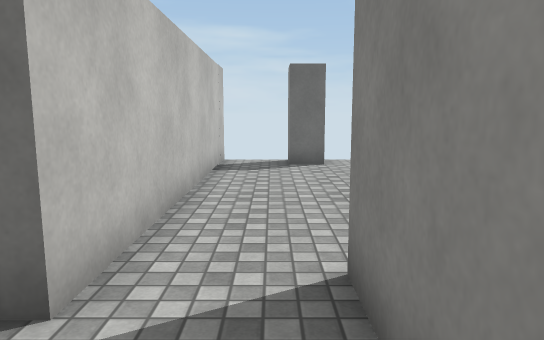
view 1 (above)

20 first-person views from a walk through a Unity game level. The camera is 1.4 m above the floor, tilts 8° down and sees 70° across. The floor is counted in squares, 1 m on a side. Each view is taken from the middle of a square. On the plan, view 1 faces up. The plan holds only what a view shows up to about 16 squares ahead; the rest is blank. The place goes on beyond the plan. The player character is not drawn. Surface patterns are stand-ins for the level's own textures.

view 2
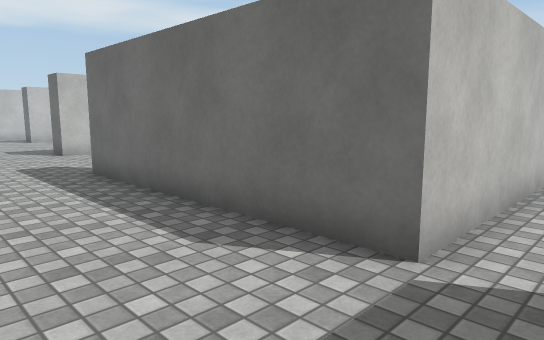

view 3
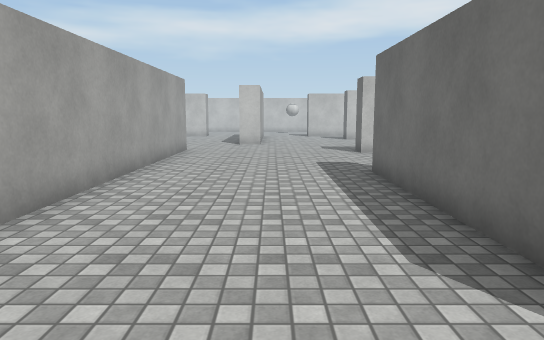

view 4
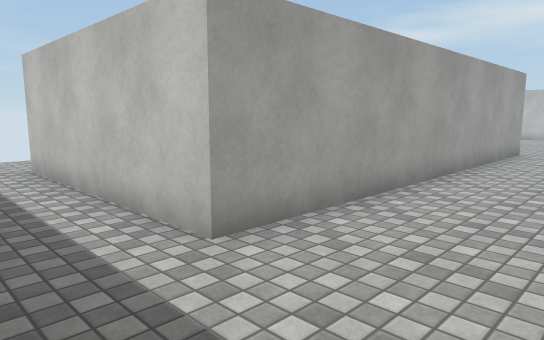

view 5
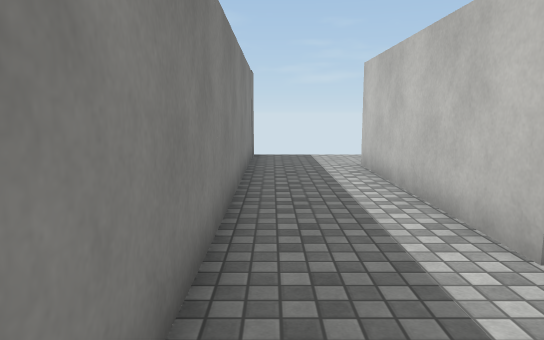

view 6
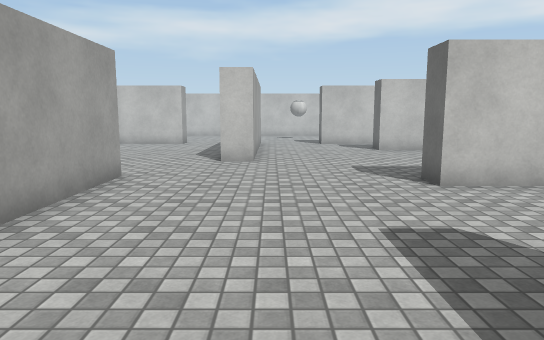

view 7
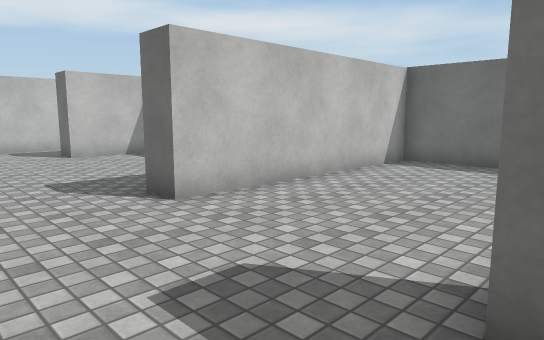

view 8
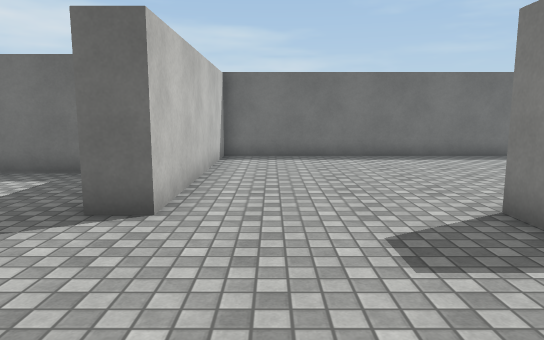

view 9
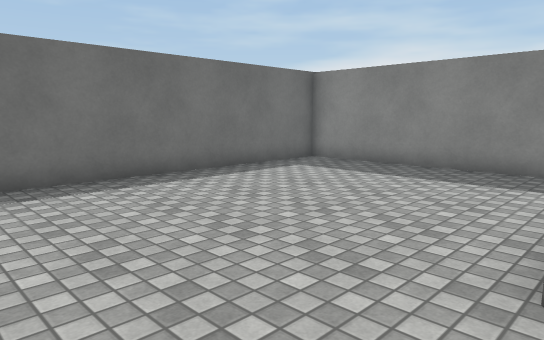

view 10
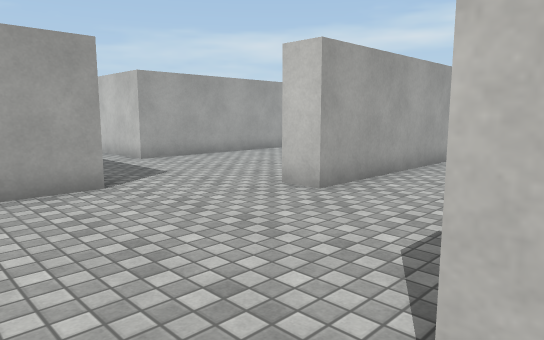

view 11
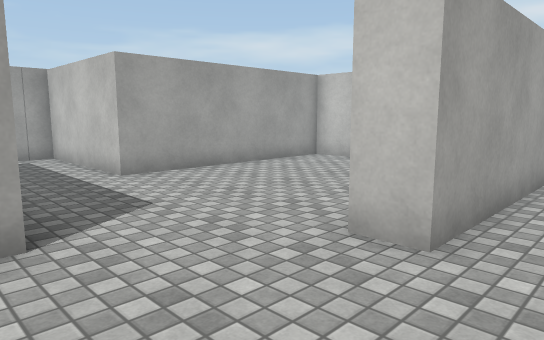

view 12
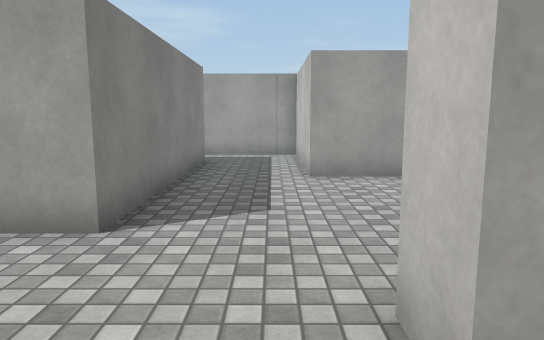

view 13
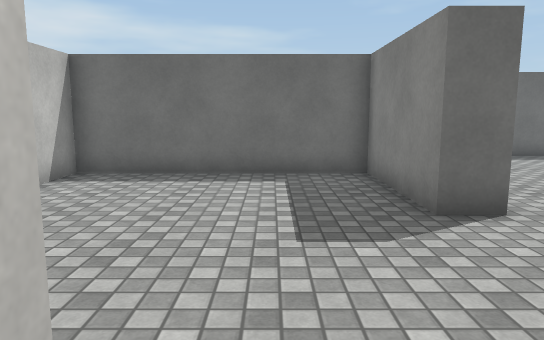

view 14
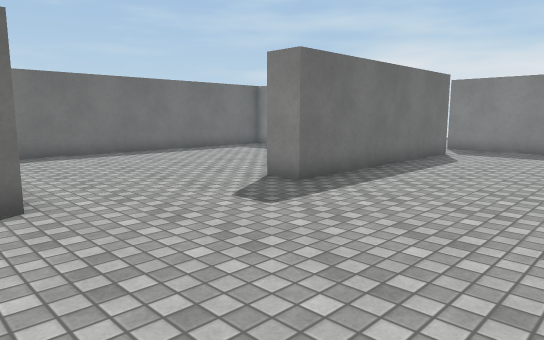

view 15
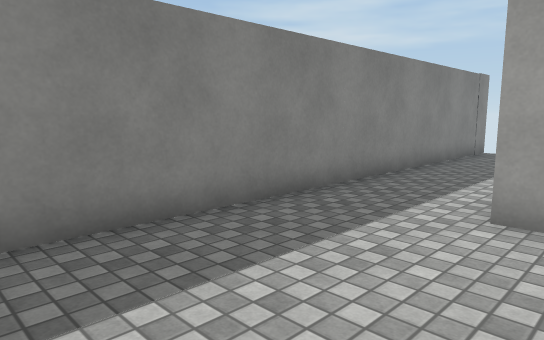

view 16
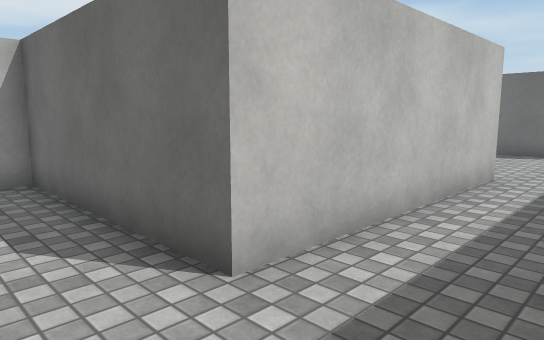

view 17
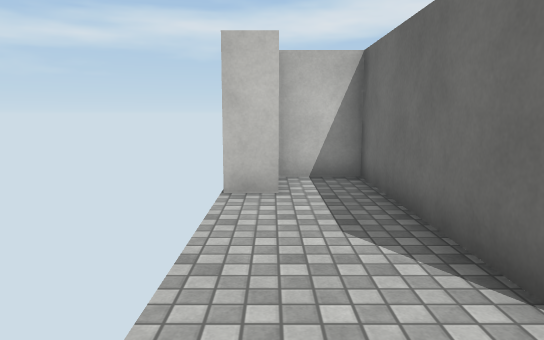

view 18
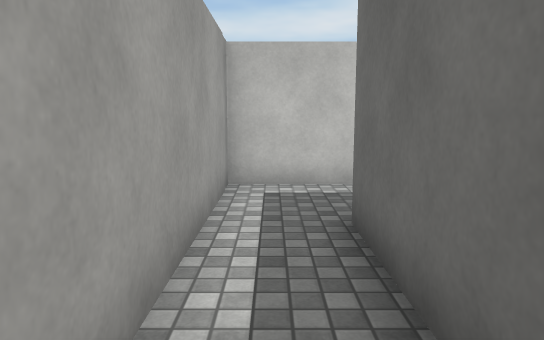

view 19
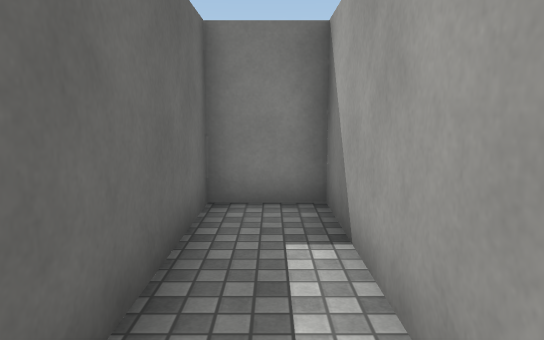

view 20
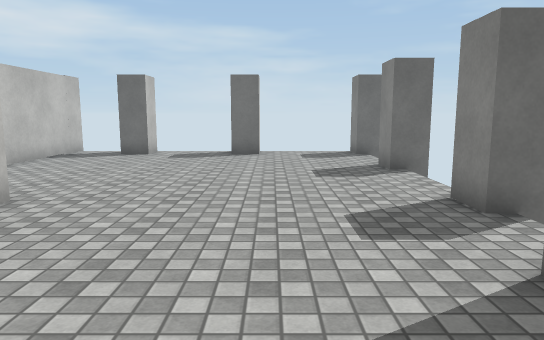

### Floor plan
Points are (right, up) in squares from view 1. A wall is a line through its corners. A room is listed if a view was taken in it or the views show most of it. See-through windows are left out.
Room 1 (views 1, 2, 3, 4, 5, 6, 7, 8, 9, 10, 11, 12, 13, 14, 15, 16, 17, 18, 19)
walls: (-2.5, 4.8) (-2.5, 11.5) (-14.7, 11.5) (-14.7, 3.4) (-15.7, 3.4) (-15.7, 7.4) (-22.8, 7.4) (-22.8, 4.4) (-23.5, 4.4); (-1.5, 3.5) (-1.5, 2.5) (-9.6, 2.5) (-9.6, 3.6); (-23.5, -0.6) (-18.9, -0.6) (-18.9, -1.6); (-6.9, -12.9) (-6.9, -13.9); (-23.5, -7.9) (-18.9, -7.9) (-18.9, -12.9) (-9.9, -12.9) (-9.9, -11) (-15.9, -11) (-15.9, -3.5) (-2.5, -3.5) (-2.5, -11) (-8.8, -11) (-8.8, -12.9); (0.7, -14) (0.7, 3.4)
ways out: opening at (-0.5, 3) to room 2
Room 2 (view 20)
walls: (10.1, 7) (9.1, 7) (9.1, 8.1); (9.9, 2.5) (9.1, 2.5) (9.1, 3.6); (5.6, 11.1) (4.5, 11.1); (10, 11.1) (9.1, 11.1) (9.1, 12.2); (1.5, 12.2) (1.5, 11.1) (0.5, 11.1); (-1.5, 12.5) (-1.5, 3.5)
ways out: opening at (-0.5, 3) to room 1

Positions as (right, up) in squares from view 1, and headings:
1: (0, 0), facing up
2: (0, -1), facing up-left
3: (0, 0), facing left
4: (0, 0), facing down-left
5: (0, 0), facing down
6: (-7, 0), facing left
7: (-9, 0), facing up-left
8: (-13, -2), facing up
9: (-13, 3), facing up-right
10: (-13, 4), facing down-left
11: (-15, 1), facing down-left
12: (-18, 1), facing down
13: (-18, -2), facing up
14: (-16, -3), facing up-right
15: (-4, 2), facing down-right
16: (0, -13), facing up-left
17: (0, -13), facing left
18: (-11, -12), facing left
19: (-16, -12), facing right
20: (6, -3), facing up
